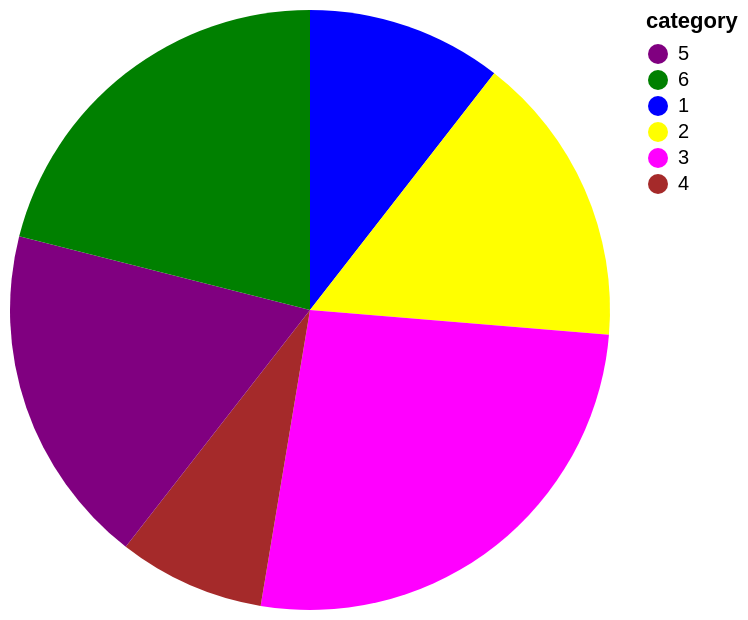

Describe this chart as a Vega-Lite specification.
### Vega specification from a JSON file in a GitHub repository (floating-point values rounded to 4 significant figures)
{"$schema": "https://vega.github.io/schema/vega/v6.json", "description": "A simple pie chart with embedded data.", "background": "white", "padding": 5, "width": 300, "height": 300, "style": "view", "data": [{"name": "source_0", "values": [{"category": 1, "value": 4}, {"category": 2, "value": 6}, {"category": 3, "value": 10}, {"category": 4, "value": 3}, {"category": 5, "value": 7}, {"category": 6, "value": 8}]}, {"name": "data_0", "source": "source_0", "transform": [{"type": "stack", "groupby": [], "field": "value", "sort": {"field": ["category"], "order": ["ascending"]}, "as": ["value_start", "value_end"], "offset": "zero"}, {"type": "filter", "expr": "isValid(datum[\"value\"]) && isFinite(+datum[\"value\"])"}]}], "marks": [{"name": "marks", "type": "arc", "style": ["arc"], "from": {"data": "data_0"}, "encode": {"update": {"fill": {"scale": "color", "field": "category"}, "description": {"signal": "\"value: \" + (format(datum[\"value\"], \"\")) + \"; category: \" + (isValid(datum[\"category\"]) ? datum[\"category\"] : \"\"+datum[\"category\"])"}, "x": {"signal": "width", "mult": 0.5}, "y": {"signal": "height", "mult": 0.5}, "outerRadius": {"signal": "min(width,height)/2"}, "innerRadius": {"value": 0}, "startAngle": {"scale": "theta", "field": "value_end"}, "endAngle": {"scale": "theta", "field": "value_start"}}}}], "scales": [{"name": "theta", "type": "linear", "domain": {"data": "data_0", "fields": ["value_start", "value_end"]}, "range": [0, 6.283], "zero": true}, {"name": "color", "type": "ordinal", "domain": {"fields": [[5, 6], {"data": "data_0", "field": "category"}]}, "range": ["purple", "green", "blue", "yellow", "magenta", "brown"]}], "legends": [{"fill": "color", "symbolType": "circle", "title": "category"}]}
